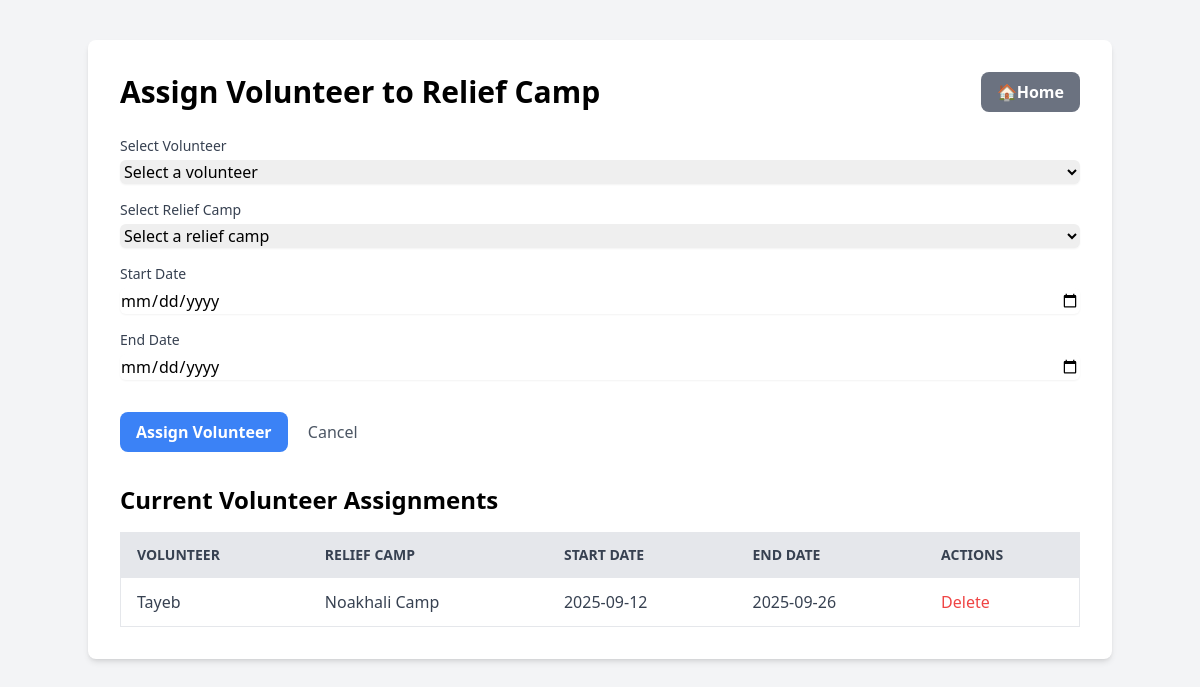
The app's page /assign_volunteering.php with its own data.
### tables this page shows
CREATE TABLE `volunteering` (
  `id` int(11) NOT NULL,
  `volunteer_id` int(11) NOT NULL,
  `camp_id` int(11) NOT NULL,
  `start_date` date NOT NULL,
  `end_date` date DEFAULT NULL
);

CREATE TABLE `volunteer` (
  `id` int(11) NOT NULL,
  `name` varchar(100) DEFAULT NULL,
  `skill` varchar(100) DEFAULT NULL,
  `camp_id` int(11) DEFAULT NULL
);

CREATE TABLE `relief_camp` (
  `id` int(11) NOT NULL,
  `name` varchar(255) NOT NULL,
  `capacity` int(11) DEFAULT NULL,
  `disaster_id` int(11) DEFAULT NULL
);

### public/assign_volunteering.php (the view, shortened to what this page needs)
<?php
require_once '../includes/db_connect.php';
?>
<!DOCTYPE html>
<html lang="en">
<head>
    <script src="https://cdn.tailwindcss.com"></script>
</head>
<body class="bg-gray-100">
    <div class="container mx-auto mt-10 p-8 bg-white rounded-lg shadow-md">
        <div class="flex justify-between items-center mb-6">
            <h1 class="text-3xl font-bold">Assign Volunteer to Relief Camp</h1>
            <a href="index.php" class="bg-gray-500 text-white font-bold py-2 px-4 rounded-lg hover:bg-gray-600">
                🏠Home
            </a>
        </div>
        <form action="process_assign_volunteering.php" method="POST" class="space-y-4">
            <div>
                <label for="volunteer_id" class="block text-sm font-medium text-gray-700">Select Volunteer</label>
                <select name="volunteer_id" id="volunteer_id" required class="mt-1 block w-full rounded-md border-gray-300 shadow-sm focus:border-blue-500 focus:ring-blue-500">
                    <option value="">Select a volunteer</option>
                </select>
            </div>
            <div>
                <label for="camp_id" class="block text-sm font-medium text-gray-700">Select Relief Camp</label>
                <select name="camp_id" id="camp_id" required class="mt-1 block w-full rounded-md border-gray-300 shadow-sm focus:border-blue-500 focus:ring-blue-500">
                    <option value="">Select a relief camp</option>
                </select>
            </div>
            <div>
                <label for="start_date" class="block text-sm font-medium text-gray-700">Start Date</label>
                <input type="date" name="start_date" id="start_date" required
                       class="mt-1 block w-full rounded-md border-gray-300 shadow-sm focus:border-blue-500 focus:ring-blue-500">
            </div>
            <div>
                <label for="end_date" class="block text-sm font-medium text-gray-700">End Date</label>
                <input type="date" name="end_date" id="end_date" required
                       class="mt-1 block w-full rounded-md border-gray-300 shadow-sm focus:border-blue-500 focus:ring-blue-500">
            </div>
            <div class="pt-4">
                <button type="submit" class="bg-blue-500 text-white font-bold py-2 px-4 rounded-lg hover:bg-blue-600">
                    Assign Volunteer
                </button>
                <a href="index.php" class="ml-4 text-gray-600 hover:text-gray-800">Cancel</a>
            </div>
        </form>
        <div class="mt-8">
            <h2 class="text-2xl font-bold mb-4">Current Volunteer Assignments</h2>
            <?php
            $assignments_sql = "SELECT v.name as volunteer_name, rc.name as camp_name,
                                     vol.start_date, vol.end_date, vol.id
                              FROM volunteering vol
                              JOIN Volunteer v ON vol.volunteer_id = v.id
                              JOIN Relief_Camp rc ON vol.camp_id = rc.id
                              ORDER BY vol.start_date DESC";
            $assignments_result = $conn->query($assignments_sql);
            ?>
            <table class="min-w-full bg-white border">
                <thead>
                    <tr class="bg-gray-200 text-gray-700">
                        <th class="text-left py-3 px-4 uppercase font-semibold text-sm">Volunteer</th>
                        <th class="text-left py-3 px-4 uppercase font-semibold text-sm">Relief Camp</th>
                        <th class="text-left py-3 px-4 uppercase font-semibold text-sm">Start Date</th>
                        <th class="text-left py-3 px-4 uppercase font-semibold text-sm">End Date</th>
                        <th class="text-left py-3 px-4 uppercase font-semibold text-sm">Actions</th>
                    </tr>
                </thead>
                <tbody class="text-gray-700">
                    <?php if ($assignments_result->num_rows > 0): ?>
                        <?php while($assignment = $assignments_result->fetch_assoc()): ?>
                            <tr class="border-t">
                                <td class="py-3 px-4"><?php echo htmlspecialchars($assignment['volunteer_name']); ?></td>
                                <td class="py-3 px-4"><?php echo htmlspecialchars($assignment['camp_name']); ?></td>
                                <td class="py-3 px-4"><?php echo htmlspecialchars($assignment['start_date']); ?></td>
                                <td class="py-3 px-4"><?php echo htmlspecialchars($assignment['end_date']); ?></td>
                                <td class="py-3 px-4">
                                    <a href="delete_volunteering.php?id=<?php echo $assignment['id']; ?>"
                                       class="text-red-500 hover:text-red-700"
                                       onclick="return confirm('Are you sure you want to delete this assignment?');">
                                       Delete
                                    </a>
                                </td>
                            </tr>
                        <?php endwhile; ?>
                    <?php else: ?>
                        <tr>
                            <td colspan="5" class="text-center py-4">No volunteer assignments found</td>
                        </tr>
                    <?php endif; ?>
                </tbody>
            </table>
        </div>
    </div>
</body>
</html>

### records on screen
volunteering: volunteer.name "Tayeb", camp.name "Noakhali Camp", start_date "2025-09-12", end_date "2025-09-26"
